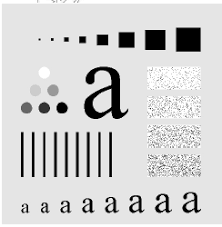
#> input picture 8th.png, 222 x 227 px
$ jupyter execute q3_average.ipynb
#> lines starting #> are read from the running program, lines starting #| are printed output that depends on the picture; after the words box and inside, x2 and y2 are one past the last pixel; in counts of white or black regions, pixels touching at a corner belong together
#> further down, original_image is the input picture: shape (227, 222); min 0, max 255, mean 209.9
Take grayscale image of size 512x512, add some salt & pepper noise and perform the following operations –
Apply average and median spatial filters with 5x5 mask and observe their performance for noise suppression in term of PSNR
Use different size of mask (3x3, 5x5, 7x7) with average filter for noise suppression and observe their performance in term of PSNR
Apply harmonic and geometric mean filter on the noisy image and compare their performance with PSNR

[cell 1]
import cv2
import numpy as np
import matplotlib.pyplot as plt

[cell 2]
def average_filter(image,mask):
    height,width = image.shape
    offset,weight = mask//2,mask*mask
    filter_image = np.zeros_like(image, dtype=np.float32)
    for r in range(offset,height-offset):
        for c in range(offset,width-offset):
            filter_image[r,c]=np.sum(image[r-offset:r+offset+1, c-offset:c+offset+1])/weight
    return np.uint8(filter_image)

[cell 3]
def median(image,mask):
    height, width = image.shape
    offset = mask//2
    filter_image = image.copy()
    for r in range(height):
        for c in range(width):
            pixels = []
            for x in range(-offset, offset+1):
                for y in range(-offset, offset+1):
                    if(r+x>=0 and r+x<height and c+y>=0 and c+y<width):
                        pixels.append(image[r+x,c+y])
            filter_image[r,c] = sorted(pixels)[len(pixels)//2]
    return np.uint8(filter_image)

[cell 4]
def add_salt_pipper(image,percent):
#> called with percent = 15
    noisy_image = image.copy()
    noisy_amount = int(image.shape[0]*image.shape[1]*(percent/100))
#> noisy_amount = 7559
    row_coords = np.random.randint(0, image.shape[0],noisy_amount)
    col_coords = np.random.randint(0, image.shape[1], noisy_amount)

    for i in range(noisy_amount):
        if np.random.rand()<0.5:
            noisy_image[row_coords[i],col_coords[i]]=0
        else:
            noisy_image[row_coords[i],col_coords[i]]=255
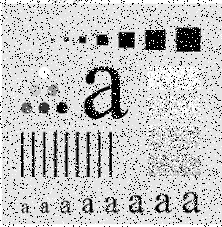
#> noisy_image: shape (227, 222); 13.13% of pixels changed, all inside (x1, y1, x2, y2) = (0, 0, 222, 227)
    return noisy_image

[cell 5]
def compute_psnr(image1, image2):
    image1, image2 = np.float64(image1), np.float64(image2)
    mse = np.mean((image1-image2)**2)
#> mse = 3756.6
    if mse==0:
        return float('inf')
    psnr = 20*np.log10(255.0) - 10*np.log10(mse)
#> psnr = 12.38
    return round(psnr,2)

[cell 6]
original_image = cv2.imread("8th.png",cv2.IMREAD_GRAYSCALE)
plt.imshow(original_image, cmap='gray')
plt.title("Original Image")
plt.show()

[cell 7]
noisy_image = add_salt_pipper(original_image,15)
plt.imshow(noisy_image, cmap='gray')
plt.title("Noisy Image")
plt.show()
psnr = compute_psnr(original_image,noisy_image)
#> psnr = 12.38
print(f"PSNR = {psnr}")
#| PSNR = 12.38

[cell 8]
mask = 3
average_filter_image= average_filter(noisy_image,mask)
#> after the loop in average_filter, `for r in range(offset,height-offset):`:
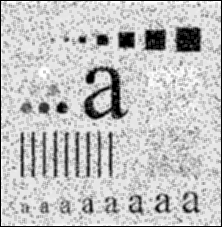
#> filter_image: shape (227, 222) float32; min 0, max 255, mean 194.1
plt.imshow(average_filter_image,cmap='gray')
plt.title("average_filter")
plt.show()

[cell 9]
mask = 3
median_image = median(original_image,mask)
#> after the loop in median, `for r in range(height):`:
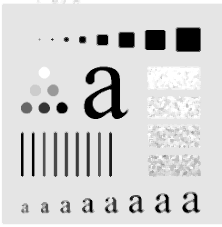
#> filter_image: shape (227, 222); 16.02% of pixels changed, all inside (x1, y1, x2, y2) = (2, 0, 222, 225)
plt.imshow(median_image,cmap='gray')
plt.title("median image")
plt.show()

[cell 10]
def harmonic(image,mask):
#> called with mask = 3
    filter_image = image.copy()
    height, width = image.shape
#> height = 227; width = 222
    offset, number_0f_pixel = mask//2,mask*mask
    for r in range(height):
        for c in range(width):
            pixel = 0
            for x in range(-offset,offset+1):
                for y in range(-offset, offset+1):
                    if(r+x>=0 and r+x<height and c+y>=0 and c+y<width):
                        pixel+=float(1/(image[r+x,c+y]+1e-4))
            pixel = number_0f_pixel/pixel
            filter_image[r,c]=255 if pixel>255 else pixel
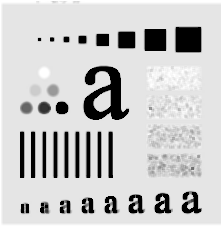
#> filter_image: shape (227, 222); min 0, max 255, mean 201.2
    return np.uint8(filter_image)

[cell 11]
mask = 3
harmonic_image = harmonic(original_image,mask)
plt.imshow(harmonic_image,cmap='gray')
plt.title("Harmonic Image")
plt.show()

[cell 12]
def geometry_mean(image, mask):
#> called with mask = 3
    filter_image = image.copy()
    height,width = image.shape
#> height = 227; width = 222
    offset = mask//2
    for r in range(height):
        for c in range(width):
            pixel = 1
            count = 0
            for x in range(-offset,offset+1):
                for y in range(-offset,offset+1):
                    if(r+x>=0 and r+x<height and c+y>=0 and c+y<width):
                        if(image[r+x, c+y]):
                            count+=1
                            pixel = pixel*int(image[r+x,c+y])


            count = 1 if count==0 else count
            filter_image[r,c]=pixel**(1/count)
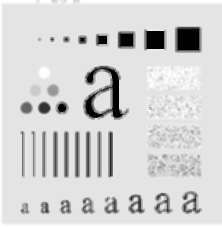
#> filter_image: shape (227, 222); min 1, max 255, mean 211.2
    return np.uint8(filter_image)
